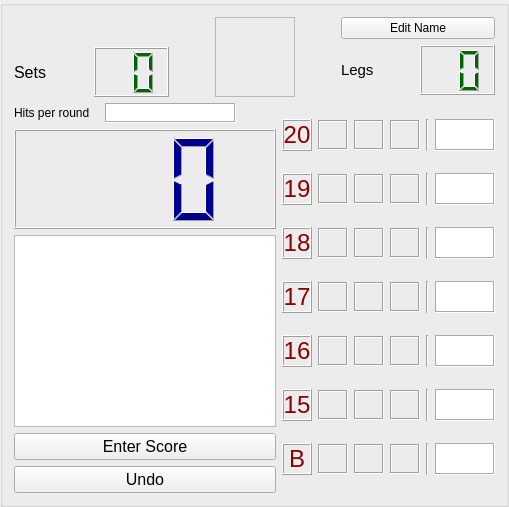
<?xml version="1.0" encoding="UTF-8"?>
<ui version="4.0">
 <class>CCricketGroupBox</class>
 <widget class="QGroupBox" name="CCricketGroupBox">
  <property name="geometry">
   <rect>
    <x>0</x>
    <y>0</y>
    <width>509</width>
    <height>489</height>
   </rect>
  </property>
  <property name="sizePolicy">
   <sizepolicy hsizetype="Minimum" vsizetype="Preferred">
    <horstretch>0</horstretch>
    <verstretch>0</verstretch>
   </sizepolicy>
  </property>
  <property name="windowTitle">
   <string>GroupBox</string>
  </property>
  <layout class="QVBoxLayout" name="verticalLayout_6">
   <item>
    <layout class="QHBoxLayout" name="horizontalLayout_6">
     <item>
      <layout class="QVBoxLayout" name="verticalLayout_2">
       <item>
        <layout class="QHBoxLayout" name="horizontalLayout_5">
         <item>
          <widget class="QLabel" name="label_playername">
           <property name="font">
            <font>
             <pointsize>14</pointsize>
            </font>
           </property>
           <property name="text">
            <string/>
           </property>
          </widget>
         </item>
         <item>
          <spacer name="horizontalSpacer_4">
           <property name="orientation">
            <enum>Qt::Horizontal</enum>
           </property>
           <property name="sizeType">
            <enum>QSizePolicy::Preferred</enum>
           </property>
           <property name="sizeHint" stdset="0">
            <size>
             <width>40</width>
             <height>20</height>
            </size>
           </property>
          </spacer>
         </item>
        </layout>
       </item>
       <item>
        <layout class="QHBoxLayout" name="horizontalLayout_4">
         <item>
          <widget class="QLabel" name="label_set">
           <property name="font">
            <font>
             <pointsize>12</pointsize>
            </font>
           </property>
           <property name="text">
            <string>Sets</string>
           </property>
          </widget>
         </item>
         <item>
          <widget class="QLCDNumber" name="lcdNumber_sets">
           <property name="sizePolicy">
            <sizepolicy hsizetype="Minimum" vsizetype="Preferred">
             <horstretch>0</horstretch>
             <verstretch>0</verstretch>
            </sizepolicy>
           </property>
           <property name="minimumSize">
            <size>
             <width>75</width>
             <height>50</height>
            </size>
           </property>
           <property name="maximumSize">
            <size>
             <width>16777215</width>
             <height>50</height>
            </size>
           </property>
           <property name="styleSheet">
            <string notr="true">QLCDNumber { color: darkgreen; background-color: none }</string>
           </property>
           <property name="digitCount">
            <number>2</number>
           </property>
          </widget>
         </item>
         <item>
          <spacer name="horizontalSpacer_2">
           <property name="orientation">
            <enum>Qt::Horizontal</enum>
           </property>
           <property name="sizeType">
            <enum>QSizePolicy::Preferred</enum>
           </property>
           <property name="sizeHint" stdset="0">
            <size>
             <width>40</width>
             <height>20</height>
            </size>
           </property>
          </spacer>
         </item>
        </layout>
       </item>
      </layout>
     </item>
     <item>
      <widget class="CPlayerActiveButton" name="label_pic">
       <property name="sizePolicy">
        <sizepolicy hsizetype="Fixed" vsizetype="Fixed">
         <horstretch>0</horstretch>
         <verstretch>0</verstretch>
        </sizepolicy>
       </property>
       <property name="minimumSize">
        <size>
         <width>80</width>
         <height>80</height>
        </size>
       </property>
       <property name="autoFillBackground">
        <bool>false</bool>
       </property>
       <property name="frameShape">
        <enum>QFrame::StyledPanel</enum>
       </property>
       <property name="frameShadow">
        <enum>QFrame::Plain</enum>
       </property>
       <property name="text">
        <string/>
       </property>
       <property name="alignment">
        <set>Qt::AlignCenter</set>
       </property>
      </widget>
     </item>
     <item>
      <layout class="QVBoxLayout" name="verticalLayout">
       <item>
        <layout class="QHBoxLayout" name="horizontalLayout_3">
         <item>
          <spacer name="horizontalSpacer_3">
           <property name="orientation">
            <enum>Qt::Horizontal</enum>
           </property>
           <property name="sizeType">
            <enum>QSizePolicy::Preferred</enum>
           </property>
           <property name="sizeHint" stdset="0">
            <size>
             <width>40</width>
             <height>20</height>
            </size>
           </property>
          </spacer>
         </item>
         <item>
          <widget class="QPushButton" name="pushButton_name">
           <property name="text">
            <string>Edit Name</string>
           </property>
          </widget>
         </item>
        </layout>
       </item>
       <item>
        <layout class="QHBoxLayout" name="horizontalLayout_2">
         <item>
          <spacer name="horizontalSpacer">
           <property name="orientation">
            <enum>Qt::Horizontal</enum>
           </property>
           <property name="sizeType">
            <enum>QSizePolicy::Preferred</enum>
           </property>
           <property name="sizeHint" stdset="0">
            <size>
             <width>40</width>
             <height>20</height>
            </size>
           </property>
          </spacer>
         </item>
         <item>
          <widget class="QLabel" name="label_leg">
           <property name="font">
            <font>
             <pointsize>11</pointsize>
            </font>
           </property>
           <property name="text">
            <string>Legs</string>
           </property>
          </widget>
         </item>
         <item>
          <widget class="QLCDNumber" name="lcdNumber_legs">
           <property name="sizePolicy">
            <sizepolicy hsizetype="Minimum" vsizetype="Preferred">
             <horstretch>0</horstretch>
             <verstretch>0</verstretch>
            </sizepolicy>
           </property>
           <property name="minimumSize">
            <size>
             <width>75</width>
             <height>50</height>
            </size>
           </property>
           <property name="maximumSize">
            <size>
             <width>16777215</width>
             <height>50</height>
            </size>
           </property>
           <property name="styleSheet">
            <string notr="true">QLCDNumber { color: darkgreen; background-color: none }</string>
           </property>
           <property name="digitCount">
            <number>2</number>
           </property>
          </widget>
         </item>
        </layout>
       </item>
      </layout>
     </item>
    </layout>
   </item>
   <item>
    <layout class="QHBoxLayout" name="horizontalLayout_9">
     <item>
      <layout class="QVBoxLayout" name="verticalLayout_5">
       <item>
        <layout class="QHBoxLayout" name="horizontalLayout_8">
         <item>
          <widget class="QLabel" name="label_3dart">
           <property name="sizePolicy">
            <sizepolicy hsizetype="Fixed" vsizetype="Preferred">
             <horstretch>0</horstretch>
             <verstretch>0</verstretch>
            </sizepolicy>
           </property>
           <property name="minimumSize">
            <size>
             <width>85</width>
             <height>0</height>
            </size>
           </property>
           <property name="text">
            <string>Hits per round</string>
           </property>
           <property name="alignment">
            <set>Qt::AlignLeading|Qt::AlignLeft|Qt::AlignVCenter</set>
           </property>
          </widget>
         </item>
         <item>
          <widget class="QLabel" name="label_hitsPerRound">
           <property name="minimumSize">
            <size>
             <width>50</width>
             <height>0</height>
            </size>
           </property>
           <property name="styleSheet">
            <string notr="true">QLabel {background-color: white}</string>
           </property>
           <property name="frameShape">
            <enum>QFrame::Box</enum>
           </property>
           <property name="frameShadow">
            <enum>QFrame::Sunken</enum>
           </property>
           <property name="text">
            <string/>
           </property>
          </widget>
         </item>
         <item>
          <spacer name="horizontalSpacer_8">
           <property name="orientation">
            <enum>Qt::Horizontal</enum>
           </property>
           <property name="sizeType">
            <enum>QSizePolicy::Preferred</enum>
           </property>
           <property name="sizeHint" stdset="0">
            <size>
             <width>40</width>
             <height>20</height>
            </size>
           </property>
          </spacer>
         </item>
        </layout>
       </item>
       <item>
        <layout class="QHBoxLayout" name="horizontalLayout">
         <item>
          <layout class="QVBoxLayout" name="verticalLayout_3">
           <item>
            <widget class="QLCDNumber" name="lcdNumber">
             <property name="sizePolicy">
              <sizepolicy hsizetype="Preferred" vsizetype="Expanding">
               <horstretch>0</horstretch>
               <verstretch>0</verstretch>
              </sizepolicy>
             </property>
             <property name="minimumSize">
              <size>
               <width>0</width>
               <height>100</height>
              </size>
             </property>
             <property name="maximumSize">
              <size>
               <width>16777215</width>
               <height>16777215</height>
              </size>
             </property>
             <property name="font">
              <font>
               <pointsize>8</pointsize>
              </font>
             </property>
             <property name="styleSheet">
              <string notr="true">QLCDNumber { color: darkblue; background-color: none }</string>
             </property>
             <property name="digitCount">
              <number>3</number>
             </property>
            </widget>
           </item>
           <item>
            <widget class="QTextBrowser" name="textBrowser">
             <property name="sizePolicy">
              <sizepolicy hsizetype="Minimum" vsizetype="Minimum">
               <horstretch>0</horstretch>
               <verstretch>0</verstretch>
              </sizepolicy>
             </property>
             <property name="maximumSize">
              <size>
               <width>16777215</width>
               <height>16777215</height>
              </size>
             </property>
            </widget>
           </item>
           <item>
            <widget class="QPushButton" name="pushButton_score">
             <property name="sizePolicy">
              <sizepolicy hsizetype="Preferred" vsizetype="Fixed">
               <horstretch>0</horstretch>
               <verstretch>0</verstretch>
              </sizepolicy>
             </property>
             <property name="minimumSize">
              <size>
               <width>100</width>
               <height>0</height>
              </size>
             </property>
             <property name="maximumSize">
              <size>
               <width>16777215</width>
               <height>16777215</height>
              </size>
             </property>
             <property name="font">
              <font>
               <pointsize>12</pointsize>
              </font>
             </property>
             <property name="text">
              <string>Enter Score</string>
             </property>
            </widget>
           </item>
           <item>
            <widget class="QPushButton" name="pushButton_undo">
             <property name="sizePolicy">
              <sizepolicy hsizetype="Preferred" vsizetype="Fixed">
               <horstretch>0</horstretch>
               <verstretch>0</verstretch>
              </sizepolicy>
             </property>
             <property name="minimumSize">
              <size>
               <width>100</width>
               <height>0</height>
              </size>
             </property>
             <property name="maximumSize">
              <size>
               <width>16777215</width>
               <height>16777215</height>
              </size>
             </property>
             <property name="font">
              <font>
               <pointsize>12</pointsize>
              </font>
             </property>
             <property name="text">
              <string>Undo</string>
             </property>
            </widget>
           </item>
          </layout>
         </item>
        </layout>
       </item>
      </layout>
     </item>
     <item>
      <layout class="QVBoxLayout" name="verticalLayout_4">
       <item>
        <layout class="QHBoxLayout" name="horizontalLayout_7">
         <item>
          <widget class="QLabel" name="label_5">
           <property name="sizePolicy">
            <sizepolicy hsizetype="Fixed" vsizetype="Fixed">
             <horstretch>0</horstretch>
             <verstretch>0</verstretch>
            </sizepolicy>
           </property>
           <property name="minimumSize">
            <size>
             <width>30</width>
             <height>30</height>
            </size>
           </property>
           <property name="font">
            <font>
             <pointsize>18</pointsize>
            </font>
           </property>
           <property name="styleSheet">
            <string notr="true">color:darkred</string>
           </property>
           <property name="frameShape">
            <enum>QFrame::Box</enum>
           </property>
           <property name="frameShadow">
            <enum>QFrame::Raised</enum>
           </property>
           <property name="text">
            <string>20</string>
           </property>
           <property name="alignment">
            <set>Qt::AlignCenter</set>
           </property>
          </widget>
         </item>
         <item>
          <widget class="QLabel" name="label_20slot1">
           <property name="sizePolicy">
            <sizepolicy hsizetype="Fixed" vsizetype="Fixed">
             <horstretch>0</horstretch>
             <verstretch>0</verstretch>
            </sizepolicy>
           </property>
           <property name="minimumSize">
            <size>
             <width>30</width>
             <height>30</height>
            </size>
           </property>
           <property name="frameShape">
            <enum>QFrame::Box</enum>
           </property>
           <property name="frameShadow">
            <enum>QFrame::Sunken</enum>
           </property>
           <property name="text">
            <string/>
           </property>
          </widget>
         </item>
         <item>
          <widget class="QLabel" name="label_20slot2">
           <property name="sizePolicy">
            <sizepolicy hsizetype="Fixed" vsizetype="Fixed">
             <horstretch>0</horstretch>
             <verstretch>0</verstretch>
            </sizepolicy>
           </property>
           <property name="minimumSize">
            <size>
             <width>30</width>
             <height>30</height>
            </size>
           </property>
           <property name="frameShape">
            <enum>QFrame::Box</enum>
           </property>
           <property name="frameShadow">
            <enum>QFrame::Sunken</enum>
           </property>
           <property name="text">
            <string/>
           </property>
          </widget>
         </item>
         <item>
          <widget class="QLabel" name="label_20slot3">
           <property name="sizePolicy">
            <sizepolicy hsizetype="Fixed" vsizetype="Fixed">
             <horstretch>0</horstretch>
             <verstretch>0</verstretch>
            </sizepolicy>
           </property>
           <property name="minimumSize">
            <size>
             <width>30</width>
             <height>30</height>
            </size>
           </property>
           <property name="frameShape">
            <enum>QFrame::Box</enum>
           </property>
           <property name="frameShadow">
            <enum>QFrame::Sunken</enum>
           </property>
           <property name="text">
            <string/>
           </property>
          </widget>
         </item>
         <item>
          <widget class="Line" name="line">
           <property name="orientation">
            <enum>Qt::Vertical</enum>
           </property>
          </widget>
         </item>
         <item>
          <widget class="QLabel" name="label_extra20">
           <property name="sizePolicy">
            <sizepolicy hsizetype="Fixed" vsizetype="Fixed">
             <horstretch>0</horstretch>
             <verstretch>0</verstretch>
            </sizepolicy>
           </property>
           <property name="minimumSize">
            <size>
             <width>60</width>
             <height>30</height>
            </size>
           </property>
           <property name="font">
            <font>
             <pointsize>18</pointsize>
             <italic>true</italic>
             <bold>true</bold>
            </font>
           </property>
           <property name="styleSheet">
            <string notr="true">QLabel {background-color: white}</string>
           </property>
           <property name="frameShape">
            <enum>QFrame::Box</enum>
           </property>
           <property name="frameShadow">
            <enum>QFrame::Sunken</enum>
           </property>
           <property name="text">
            <string/>
           </property>
           <property name="alignment">
            <set>Qt::AlignCenter</set>
           </property>
          </widget>
         </item>
        </layout>
       </item>
       <item>
        <layout class="QHBoxLayout" name="horizontalLayout_10">
         <item>
          <widget class="QLabel" name="label_6">
           <property name="sizePolicy">
            <sizepolicy hsizetype="Fixed" vsizetype="Fixed">
             <horstretch>0</horstretch>
             <verstretch>0</verstretch>
            </sizepolicy>
           </property>
           <property name="minimumSize">
            <size>
             <width>30</width>
             <height>30</height>
            </size>
           </property>
           <property name="font">
            <font>
             <pointsize>18</pointsize>
            </font>
           </property>
           <property name="styleSheet">
            <string notr="true">color:darkred</string>
           </property>
           <property name="frameShape">
            <enum>QFrame::Box</enum>
           </property>
           <property name="frameShadow">
            <enum>QFrame::Raised</enum>
           </property>
           <property name="text">
            <string>19</string>
           </property>
           <property name="alignment">
            <set>Qt::AlignCenter</set>
           </property>
          </widget>
         </item>
         <item>
          <widget class="QLabel" name="label_19slot1">
           <property name="sizePolicy">
            <sizepolicy hsizetype="Fixed" vsizetype="Fixed">
             <horstretch>0</horstretch>
             <verstretch>0</verstretch>
            </sizepolicy>
           </property>
           <property name="minimumSize">
            <size>
             <width>30</width>
             <height>30</height>
            </size>
           </property>
           <property name="frameShape">
            <enum>QFrame::Box</enum>
           </property>
           <property name="frameShadow">
            <enum>QFrame::Sunken</enum>
           </property>
           <property name="text">
            <string/>
           </property>
          </widget>
         </item>
         <item>
          <widget class="QLabel" name="label_19slot2">
           <property name="sizePolicy">
            <sizepolicy hsizetype="Fixed" vsizetype="Fixed">
             <horstretch>0</horstretch>
             <verstretch>0</verstretch>
            </sizepolicy>
           </property>
           <property name="minimumSize">
            <size>
             <width>30</width>
             <height>30</height>
            </size>
           </property>
           <property name="frameShape">
            <enum>QFrame::Box</enum>
           </property>
           <property name="frameShadow">
            <enum>QFrame::Sunken</enum>
           </property>
           <property name="text">
            <string/>
           </property>
          </widget>
         </item>
         <item>
          <widget class="QLabel" name="label_19slot3">
           <property name="sizePolicy">
            <sizepolicy hsizetype="Fixed" vsizetype="Fixed">
             <horstretch>0</horstretch>
             <verstretch>0</verstretch>
            </sizepolicy>
           </property>
           <property name="minimumSize">
            <size>
             <width>30</width>
             <height>30</height>
            </size>
           </property>
           <property name="frameShape">
            <enum>QFrame::Box</enum>
           </property>
           <property name="frameShadow">
            <enum>QFrame::Sunken</enum>
           </property>
           <property name="text">
            <string/>
           </property>
          </widget>
         </item>
         <item>
          <widget class="Line" name="line_2">
           <property name="orientation">
            <enum>Qt::Vertical</enum>
           </property>
          </widget>
         </item>
         <item>
          <widget class="QLabel" name="label_extra19">
           <property name="sizePolicy">
            <sizepolicy hsizetype="Fixed" vsizetype="Fixed">
             <horstretch>0</horstretch>
             <verstretch>0</verstretch>
            </sizepolicy>
           </property>
           <property name="minimumSize">
            <size>
             <width>60</width>
             <height>30</height>
            </size>
           </property>
           <property name="font">
            <font>
             <pointsize>18</pointsize>
             <italic>true</italic>
             <bold>true</bold>
            </font>
           </property>
           <property name="styleSheet">
            <string notr="true">QLabel {background-color: white}</string>
           </property>
           <property name="frameShape">
            <enum>QFrame::Box</enum>
           </property>
           <property name="frameShadow">
            <enum>QFrame::Sunken</enum>
           </property>
           <property name="text">
            <string/>
           </property>
           <property name="alignment">
            <set>Qt::AlignCenter</set>
           </property>
          </widget>
         </item>
        </layout>
       </item>
       <item>
        <layout class="QHBoxLayout" name="horizontalLayout_11">
         <item>
          <widget class="QLabel" name="label_10">
           <property name="sizePolicy">
            <sizepolicy hsizetype="Fixed" vsizetype="Fixed">
             <horstretch>0</horstretch>
             <verstretch>0</verstretch>
            </sizepolicy>
           </property>
           <property name="minimumSize">
            <size>
             <width>30</width>
             <height>30</height>
            </size>
           </property>
           <property name="font">
            <font>
             <pointsize>18</pointsize>
            </font>
           </property>
           <property name="styleSheet">
            <string notr="true">color:darkred</string>
           </property>
           <property name="frameShape">
            <enum>QFrame::Box</enum>
           </property>
           <property name="frameShadow">
            <enum>QFrame::Raised</enum>
           </property>
           <property name="text">
            <string>18</string>
           </property>
           <property name="alignment">
            <set>Qt::AlignCenter</set>
           </property>
          </widget>
         </item>
         <item>
          <widget class="QLabel" name="label_18slot1">
           <property name="sizePolicy">
            <sizepolicy hsizetype="Fixed" vsizetype="Fixed">
             <horstretch>0</horstretch>
             <verstretch>0</verstretch>
            </sizepolicy>
           </property>
           <property name="minimumSize">
            <size>
             <width>30</width>
             <height>30</height>
            </size>
           </property>
           <property name="frameShape">
            <enum>QFrame::Box</enum>
           </property>
           <property name="frameShadow">
            <enum>QFrame::Sunken</enum>
           </property>
           <property name="text">
            <string/>
           </property>
          </widget>
         </item>
         <item>
          <widget class="QLabel" name="label_18slot2">
           <property name="sizePolicy">
            <sizepolicy hsizetype="Fixed" vsizetype="Fixed">
             <horstretch>0</horstretch>
             <verstretch>0</verstretch>
            </sizepolicy>
           </property>
           <property name="minimumSize">
            <size>
             <width>30</width>
             <height>30</height>
            </size>
           </property>
           <property name="frameShape">
            <enum>QFrame::Box</enum>
           </property>
           <property name="frameShadow">
            <enum>QFrame::Sunken</enum>
           </property>
           <property name="text">
            <string/>
           </property>
          </widget>
         </item>
         <item>
          <widget class="QLabel" name="label_18slot3">
           <property name="sizePolicy">
            <sizepolicy hsizetype="Fixed" vsizetype="Fixed">
             <horstretch>0</horstretch>
             <verstretch>0</verstretch>
            </sizepolicy>
           </property>
           <property name="minimumSize">
            <size>
             <width>30</width>
             <height>30</height>
            </size>
           </property>
           <property name="frameShape">
            <enum>QFrame::Box</enum>
           </property>
           <property name="frameShadow">
            <enum>QFrame::Sunken</enum>
           </property>
           <property name="text">
            <string/>
           </property>
          </widget>
         </item>
         <item>
          <widget class="Line" name="line_3">
           <property name="orientation">
            <enum>Qt::Vertical</enum>
           </property>
          </widget>
         </item>
         <item>
          <widget class="QLabel" name="label_extra18">
           <property name="sizePolicy">
            <sizepolicy hsizetype="Fixed" vsizetype="Fixed">
             <horstretch>0</horstretch>
             <verstretch>0</verstretch>
            </sizepolicy>
           </property>
           <property name="minimumSize">
            <size>
             <width>60</width>
             <height>30</height>
            </size>
           </property>
           <property name="font">
            <font>
             <pointsize>18</pointsize>
             <italic>true</italic>
             <bold>true</bold>
            </font>
           </property>
           <property name="styleSheet">
            <string notr="true">QLabel {background-color: white}</string>
           </property>
           <property name="frameShape">
            <enum>QFrame::Box</enum>
           </property>
           <property name="frameShadow">
            <enum>QFrame::Sunken</enum>
           </property>
           <property name="text">
            <string/>
           </property>
           <property name="alignment">
            <set>Qt::AlignCenter</set>
           </property>
          </widget>
         </item>
        </layout>
       </item>
       <item>
        <layout class="QHBoxLayout" name="horizontalLayout_12">
         <item>
          <widget class="QLabel" name="label_14">
           <property name="sizePolicy">
            <sizepolicy hsizetype="Fixed" vsizetype="Fixed">
             <horstretch>0</horstretch>
             <verstretch>0</verstretch>
            </sizepolicy>
           </property>
           <property name="minimumSize">
            <size>
             <width>30</width>
             <height>30</height>
            </size>
           </property>
           <property name="font">
            <font>
             <pointsize>18</pointsize>
            </font>
           </property>
           <property name="styleSheet">
            <string notr="true">color:darkred</string>
           </property>
           <property name="frameShape">
            <enum>QFrame::Box</enum>
           </property>
           <property name="frameShadow">
            <enum>QFrame::Raised</enum>
           </property>
           <property name="text">
            <string>17</string>
           </property>
           <property name="alignment">
            <set>Qt::AlignCenter</set>
           </property>
          </widget>
         </item>
         <item>
          <widget class="QLabel" name="label_17slot1">
           <property name="sizePolicy">
            <sizepolicy hsizetype="Fixed" vsizetype="Fixed">
             <horstretch>0</horstretch>
             <verstretch>0</verstretch>
            </sizepolicy>
           </property>
           <property name="minimumSize">
            <size>
             <width>30</width>
             <height>30</height>
            </size>
           </property>
           <property name="frameShape">
            <enum>QFrame::Box</enum>
           </property>
           <property name="frameShadow">
            <enum>QFrame::Sunken</enum>
           </property>
           <property name="text">
            <string/>
           </property>
          </widget>
         </item>
         <item>
          <widget class="QLabel" name="label_17slot2">
           <property name="sizePolicy">
            <sizepolicy hsizetype="Fixed" vsizetype="Fixed">
             <horstretch>0</horstretch>
             <verstretch>0</verstretch>
            </sizepolicy>
           </property>
           <property name="minimumSize">
            <size>
             <width>30</width>
             <height>30</height>
            </size>
           </property>
           <property name="frameShape">
            <enum>QFrame::Box</enum>
           </property>
           <property name="frameShadow">
            <enum>QFrame::Sunken</enum>
           </property>
           <property name="text">
            <string/>
           </property>
          </widget>
         </item>
         <item>
          <widget class="QLabel" name="label_17slot3">
           <property name="sizePolicy">
            <sizepolicy hsizetype="Fixed" vsizetype="Fixed">
             <horstretch>0</horstretch>
             <verstretch>0</verstretch>
            </sizepolicy>
           </property>
           <property name="minimumSize">
            <size>
             <width>30</width>
             <height>30</height>
            </size>
           </property>
           <property name="frameShape">
            <enum>QFrame::Box</enum>
           </property>
           <property name="frameShadow">
            <enum>QFrame::Sunken</enum>
           </property>
           <property name="text">
            <string/>
           </property>
          </widget>
         </item>
         <item>
          <widget class="Line" name="line_4">
           <property name="orientation">
            <enum>Qt::Vertical</enum>
           </property>
          </widget>
         </item>
         <item>
          <widget class="QLabel" name="label_extra17">
           <property name="sizePolicy">
            <sizepolicy hsizetype="Fixed" vsizetype="Fixed">
             <horstretch>0</horstretch>
             <verstretch>0</verstretch>
            </sizepolicy>
           </property>
           <property name="minimumSize">
            <size>
             <width>60</width>
             <height>30</height>
            </size>
           </property>
           <property name="font">
            <font>
             <pointsize>18</pointsize>
             <italic>true</italic>
             <bold>true</bold>
            </font>
           </property>
           <property name="styleSheet">
            <string notr="true">QLabel {background-color: white}</string>
           </property>
           <property name="frameShape">
            <enum>QFrame::Box</enum>
           </property>
           <property name="frameShadow">
            <enum>QFrame::Sunken</enum>
           </property>
           <property name="text">
            <string/>
           </property>
           <property name="alignment">
            <set>Qt::AlignCenter</set>
           </property>
          </widget>
         </item>
        </layout>
       </item>
       <item>
        <layout class="QHBoxLayout" name="horizontalLayout_13">
         <item>
          <widget class="QLabel" name="label_18">
           <property name="sizePolicy">
            <sizepolicy hsizetype="Fixed" vsizetype="Fixed">
             <horstretch>0</horstretch>
             <verstretch>0</verstretch>
            </sizepolicy>
           </property>
           <property name="minimumSize">
            <size>
             <width>30</width>
             <height>30</height>
            </size>
           </property>
           <property name="font">
            <font>
             <pointsize>18</pointsize>
            </font>
           </property>
           <property name="styleSheet">
            <string notr="true">color:darkred</string>
           </property>
           <property name="frameShape">
            <enum>QFrame::Box</enum>
           </property>
           <property name="frameShadow">
            <enum>QFrame::Raised</enum>
           </property>
           <property name="text">
            <string>16</string>
           </property>
           <property name="alignment">
            <set>Qt::AlignCenter</set>
           </property>
          </widget>
         </item>
         <item>
          <widget class="QLabel" name="label_16slot1">
           <property name="sizePolicy">
            <sizepolicy hsizetype="Fixed" vsizetype="Fixed">
             <horstretch>0</horstretch>
             <verstretch>0</verstretch>
            </sizepolicy>
           </property>
           <property name="minimumSize">
            <size>
             <width>30</width>
             <height>30</height>
            </size>
           </property>
           <property name="frameShape">
            <enum>QFrame::Box</enum>
           </property>
           <property name="frameShadow">
            <enum>QFrame::Sunken</enum>
           </property>
           <property name="text">
            <string/>
           </property>
          </widget>
         </item>
         <item>
          <widget class="QLabel" name="label_16slot2">
           <property name="sizePolicy">
            <sizepolicy hsizetype="Fixed" vsizetype="Fixed">
             <horstretch>0</horstretch>
             <verstretch>0</verstretch>
            </sizepolicy>
           </property>
           <property name="minimumSize">
            <size>
             <width>30</width>
             <height>30</height>
            </size>
           </property>
           <property name="frameShape">
            <enum>QFrame::Box</enum>
           </property>
           <property name="frameShadow">
            <enum>QFrame::Sunken</enum>
           </property>
           <property name="text">
            <string/>
           </property>
          </widget>
         </item>
         <item>
          <widget class="QLabel" name="label_16slot3">
           <property name="sizePolicy">
            <sizepolicy hsizetype="Fixed" vsizetype="Fixed">
             <horstretch>0</horstretch>
             <verstretch>0</verstretch>
            </sizepolicy>
           </property>
           <property name="minimumSize">
            <size>
             <width>30</width>
             <height>30</height>
            </size>
           </property>
           <property name="frameShape">
            <enum>QFrame::Box</enum>
           </property>
           <property name="frameShadow">
            <enum>QFrame::Sunken</enum>
           </property>
           <property name="text">
            <string/>
           </property>
          </widget>
         </item>
         <item>
          <widget class="Line" name="line_5">
           <property name="orientation">
            <enum>Qt::Vertical</enum>
           </property>
          </widget>
         </item>
         <item>
          <widget class="QLabel" name="label_extra16">
           <property name="sizePolicy">
            <sizepolicy hsizetype="Fixed" vsizetype="Fixed">
             <horstretch>0</horstretch>
             <verstretch>0</verstretch>
            </sizepolicy>
           </property>
           <property name="minimumSize">
            <size>
             <width>60</width>
             <height>30</height>
            </size>
           </property>
           <property name="font">
            <font>
             <pointsize>18</pointsize>
             <italic>true</italic>
             <bold>true</bold>
            </font>
           </property>
           <property name="styleSheet">
            <string notr="true">QLabel {background-color: white}</string>
           </property>
           <property name="frameShape">
            <enum>QFrame::Box</enum>
           </property>
           <property name="frameShadow">
            <enum>QFrame::Sunken</enum>
           </property>
           <property name="text">
            <string/>
           </property>
           <property name="alignment">
            <set>Qt::AlignCenter</set>
           </property>
          </widget>
         </item>
        </layout>
       </item>
       <item>
        <layout class="QHBoxLayout" name="horizontalLayout_14">
         <item>
          <widget class="QLabel" name="label_22">
           <property name="sizePolicy">
            <sizepolicy hsizetype="Fixed" vsizetype="Fixed">
             <horstretch>0</horstretch>
             <verstretch>0</verstretch>
            </sizepolicy>
           </property>
           <property name="minimumSize">
            <size>
             <width>30</width>
             <height>30</height>
            </size>
           </property>
           <property name="font">
            <font>
             <pointsize>18</pointsize>
            </font>
           </property>
           <property name="styleSheet">
            <string notr="true">color:darkred</string>
           </property>
           <property name="frameShape">
            <enum>QFrame::Box</enum>
           </property>
           <property name="frameShadow">
            <enum>QFrame::Raised</enum>
           </property>
           <property name="text">
            <string>15</string>
           </property>
           <property name="alignment">
            <set>Qt::AlignCenter</set>
           </property>
          </widget>
         </item>
         <item>
          <widget class="QLabel" name="label_15slot1">
           <property name="sizePolicy">
            <sizepolicy hsizetype="Fixed" vsizetype="Fixed">
             <horstretch>0</horstretch>
             <verstretch>0</verstretch>
            </sizepolicy>
           </property>
           <property name="minimumSize">
            <size>
             <width>30</width>
             <height>30</height>
            </size>
           </property>
           <property name="frameShape">
            <enum>QFrame::Box</enum>
           </property>
           <property name="frameShadow">
            <enum>QFrame::Sunken</enum>
           </property>
           <property name="text">
            <string/>
           </property>
          </widget>
         </item>
         <item>
          <widget class="QLabel" name="label_15slot2">
           <property name="sizePolicy">
            <sizepolicy hsizetype="Fixed" vsizetype="Fixed">
             <horstretch>0</horstretch>
             <verstretch>0</verstretch>
            </sizepolicy>
           </property>
           <property name="minimumSize">
            <size>
             <width>30</width>
             <height>30</height>
            </size>
           </property>
           <property name="frameShape">
            <enum>QFrame::Box</enum>
           </property>
           <property name="frameShadow">
            <enum>QFrame::Sunken</enum>
           </property>
           <property name="text">
            <string/>
           </property>
          </widget>
         </item>
         <item>
          <widget class="QLabel" name="label_15slot3">
           <property name="sizePolicy">
            <sizepolicy hsizetype="Fixed" vsizetype="Fixed">
             <horstretch>0</horstretch>
             <verstretch>0</verstretch>
            </sizepolicy>
           </property>
           <property name="minimumSize">
            <size>
             <width>30</width>
             <height>30</height>
            </size>
           </property>
           <property name="frameShape">
            <enum>QFrame::Box</enum>
           </property>
           <property name="frameShadow">
            <enum>QFrame::Sunken</enum>
           </property>
           <property name="text">
            <string/>
           </property>
          </widget>
         </item>
         <item>
          <widget class="Line" name="line_6">
           <property name="orientation">
            <enum>Qt::Vertical</enum>
           </property>
          </widget>
         </item>
         <item>
          <widget class="QLabel" name="label_extra15">
           <property name="sizePolicy">
            <sizepolicy hsizetype="Fixed" vsizetype="Fixed">
             <horstretch>0</horstretch>
             <verstretch>0</verstretch>
            </sizepolicy>
           </property>
           <property name="minimumSize">
            <size>
             <width>60</width>
             <height>30</height>
            </size>
           </property>
           <property name="font">
            <font>
             <pointsize>18</pointsize>
             <italic>true</italic>
             <bold>true</bold>
            </font>
           </property>
           <property name="styleSheet">
            <string notr="true">QLabel {background-color: white}</string>
           </property>
           <property name="frameShape">
            <enum>QFrame::Box</enum>
           </property>
           <property name="frameShadow">
            <enum>QFrame::Sunken</enum>
           </property>
           <property name="text">
            <string/>
           </property>
           <property name="alignment">
            <set>Qt::AlignCenter</set>
           </property>
          </widget>
         </item>
        </layout>
       </item>
       <item>
        <layout class="QHBoxLayout" name="horizontalLayout_15">
         <item>
          <widget class="QLabel" name="label_26">
           <property name="sizePolicy">
            <sizepolicy hsizetype="Fixed" vsizetype="Fixed">
             <horstretch>0</horstretch>
             <verstretch>0</verstretch>
            </sizepolicy>
           </property>
           <property name="minimumSize">
            <size>
             <width>30</width>
             <height>30</height>
            </size>
           </property>
           <property name="font">
            <font>
             <pointsize>18</pointsize>
            </font>
           </property>
           <property name="styleSheet">
            <string notr="true">color:darkred</string>
           </property>
           <property name="frameShape">
            <enum>QFrame::Box</enum>
           </property>
           <property name="frameShadow">
            <enum>QFrame::Raised</enum>
           </property>
           <property name="text">
            <string>B</string>
           </property>
           <property name="alignment">
            <set>Qt::AlignCenter</set>
           </property>
          </widget>
         </item>
         <item>
          <widget class="QLabel" name="label_25slot1">
           <property name="sizePolicy">
            <sizepolicy hsizetype="Fixed" vsizetype="Fixed">
             <horstretch>0</horstretch>
             <verstretch>0</verstretch>
            </sizepolicy>
           </property>
           <property name="minimumSize">
            <size>
             <width>30</width>
             <height>30</height>
            </size>
           </property>
           <property name="frameShape">
            <enum>QFrame::Box</enum>
           </property>
           <property name="frameShadow">
            <enum>QFrame::Sunken</enum>
           </property>
           <property name="text">
            <string/>
           </property>
          </widget>
         </item>
         <item>
          <widget class="QLabel" name="label_25slot2">
           <property name="sizePolicy">
            <sizepolicy hsizetype="Fixed" vsizetype="Fixed">
             <horstretch>0</horstretch>
             <verstretch>0</verstretch>
            </sizepolicy>
           </property>
           <property name="minimumSize">
            <size>
             <width>30</width>
             <height>30</height>
            </size>
           </property>
           <property name="frameShape">
            <enum>QFrame::Box</enum>
           </property>
           <property name="frameShadow">
            <enum>QFrame::Sunken</enum>
           </property>
           <property name="text">
            <string/>
           </property>
          </widget>
         </item>
         <item>
          <widget class="QLabel" name="label_25slot3">
           <property name="sizePolicy">
            <sizepolicy hsizetype="Fixed" vsizetype="Fixed">
             <horstretch>0</horstretch>
             <verstretch>0</verstretch>
            </sizepolicy>
           </property>
           <property name="minimumSize">
            <size>
             <width>30</width>
             <height>30</height>
            </size>
           </property>
           <property name="frameShape">
            <enum>QFrame::Box</enum>
           </property>
           <property name="frameShadow">
            <enum>QFrame::Sunken</enum>
           </property>
           <property name="text">
            <string/>
           </property>
          </widget>
         </item>
         <item>
          <widget class="Line" name="line_7">
           <property name="orientation">
            <enum>Qt::Vertical</enum>
           </property>
          </widget>
         </item>
         <item>
          <widget class="QLabel" name="label_extra25">
           <property name="sizePolicy">
            <sizepolicy hsizetype="Fixed" vsizetype="Fixed">
             <horstretch>0</horstretch>
             <verstretch>0</verstretch>
            </sizepolicy>
           </property>
           <property name="minimumSize">
            <size>
             <width>60</width>
             <height>30</height>
            </size>
           </property>
           <property name="font">
            <font>
             <pointsize>18</pointsize>
             <italic>true</italic>
             <bold>true</bold>
            </font>
           </property>
           <property name="styleSheet">
            <string notr="true">QLabel {background-color: white}</string>
           </property>
           <property name="frameShape">
            <enum>QFrame::Box</enum>
           </property>
           <property name="frameShadow">
            <enum>QFrame::Sunken</enum>
           </property>
           <property name="text">
            <string/>
           </property>
           <property name="alignment">
            <set>Qt::AlignCenter</set>
           </property>
          </widget>
         </item>
        </layout>
       </item>
      </layout>
     </item>
    </layout>
   </item>
  </layout>
 </widget>
 <customwidgets>
  <customwidget>
   <class>CPlayerActiveButton</class>
   <extends>QLabel</extends>
   <header>playeractivebutton.h</header>
  </customwidget>
 </customwidgets>
 <resources/>
 <connections/>
</ui>
